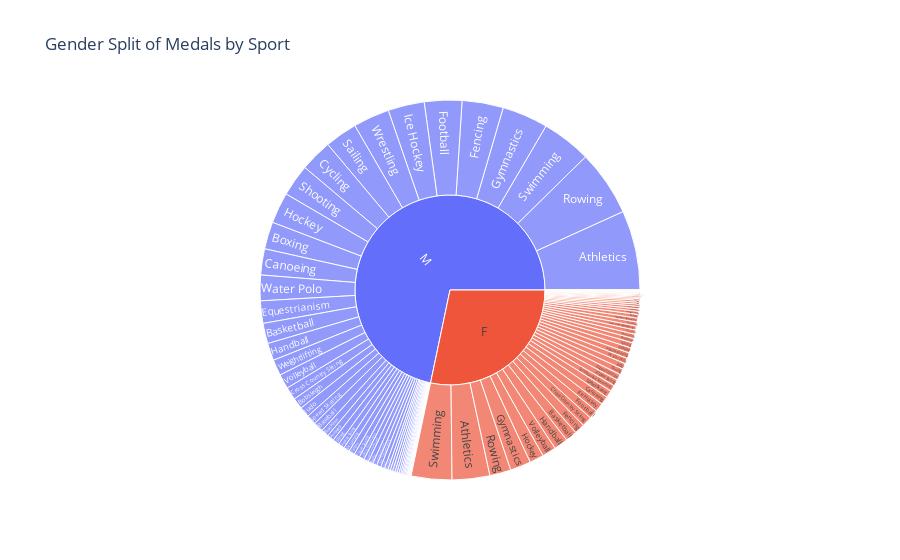

The notebook cell this image was saved under:
### Markdown cell above
## Interactive Sunburst of Gender Split per Sport

An interactive sunburst chart showing the breakdown of medals by gender then by sport.  
**Interact:** hover for counts; click segments to zoom in.

### Code cell
fig = px.sunburst(
    df_medals, path=['Sex', 'Sport'],
    title='Gender Split of Medals by Sport'
)
fig.show()

### Figure 1 — Plotly figure (JSON) as saved in the notebook; plotly's stock layout.template omitted (floating-point values rounded to 4 significant figures)
{"data": [{"branchvalues": "total", "domain": {"x": [0, 1], "y": [0, 1]}, "hovertemplate": "labels=%{label}<br>count=%{value}<br>parent=%{parent}<br>id=%{id}<extra></extra>", "ids": ["M/Tug-Of-War", "M/Swimming", "M/Ice Hockey", "M/Gymnastics", "M/Alpine Skiing", "F/Handball", "F/Hockey", "M/Rowing", "F/Football", "M/Speed Skating", "M/Sailing", "M/Cycling", "M/Fencing", "F/Taekwondo", "F/Athletics", "M/Canoeing", "M/Handball", "M/Football", "M/Water Polo", "M/Wrestling", "M/Athletics", "F/Cycling", "M/Modern Pentathlon", "M/Hockey", "M/Figure Skating", "F/Golf", "F/Softball", "F/Swimming", "M/Boxing", "M/Basketball", "M/Nordic Combined", "F/Gymnastics", "F/Diving", "M/Baseball", "M/Volleyball", "F/Volleyball", "F/Speed Skating", "F/Basketball", "M/Taekwondo", "F/Cross Country Skiing", "F/Rowing", "M/Bobsleigh", "M/Curling", "M/Shooting", "M/Judo", "F/Boxing", "F/Curling", "M/Equestrianism", "F/Tennis", "M/Diving", "M/Rugby Sevens", "M/Tennis", "F/Judo", "F/Ice Hockey", "F/Fencing", "F/Rhythmic Gymnastics", "F/Weightlifting", "M/Badminton", "M/Beach Volleyball", "M/Ski Jumping", "F/Water Polo", "M/Weightlifting", "M/Rugby", "M/Short Track Speed Skating", "F/Biathlon", "F/Sailing", "M/Cross Country Skiing", "F/Figure Skating", "M/Lacrosse", "F/Synchronized Swimming", "F/Equestrianism", "M/Biathlon", "M/Archery", "F/Short Track Speed Skating", "M/Freestyle Skiing", "F/Triathlon", "M/Polo", "F/Modern Pentathlon", "F/Luge", "F/Wrestling", "M/Table Tennis", "F/Snowboarding", "M/Snowboarding", "M/Cricket", "F/Canoeing", "M/Skeleton", "M/Luge", "F/Alpine Skiing", "F/Archery", "M/Racquets", "F/Shooting", "M/Military Ski Patrol", "M/Croquet", "F/Freestyle Skiing", "M/Art Competitions", "F/Rugby Sevens", "F/Bobsleigh", "F/Badminton", "F/Beach Volleyball", "F/Art Competitions", "M/Roque", "M/Triathlon", "M/Alpinism", "M/Trampolining", "M/Golf", "F/Table Tennis", "F/Trampolining", "F/Skeleton", "M/Basque Pelota", "F/Alpinism", "M/Motorboating", "M/Jeu De Paume", "F/Ski Jumping", "M/Aeronautics", "M", "F"], "labels": ["Tug-Of-War", "Swimming", "Ice Hockey", "Gymnastics", "Alpine Skiing", "Handball", "Hockey", "Rowing", "Football", "Speed Skating", "Sailing", "Cycling", "Fencing", "Taekwondo", "Athletics", "Canoeing", "Handball", "Football", "Water Polo", "Wrestling", "Athletics", "Cycling", "Modern Pentathlon", "Hockey", "Figure Skating", "Golf", "Softball", "Swimming", "Boxing", "Basketball", "Nordic Combined", "Gymnastics", "Diving", "Baseball", "Volleyball", "Volleyball", "Speed Skating", "Basketball", "Taekwondo", "Cross Country Skiing", "Rowing", "Bobsleigh", "Curling", "Shooting", "Judo", "Boxing", "Curling", "Equestrianism", "Tennis", "Diving", "Rugby Sevens", "Tennis", "Judo", "Ice Hockey", "Fencing", "Rhythmic Gymnastics", "Weightlifting", "Badminton", "Beach Volleyball", "Ski Jumping", "Water Polo", "Weightlifting", "Rugby", "Short Track Speed Skating", "Biathlon", "Sailing", "Cross Country Skiing", "Figure Skating", "Lacrosse", "Synchronized Swimming", "Equestrianism", "Biathlon", "Archery", "Short Track Speed Skating", "Freestyle Skiing", "Triathlon", "Polo", "Modern Pentathlon", "Luge", "Wrestling", "Table Tennis", "Snowboarding", "Snowboarding", "Cricket", "Canoeing", "Skeleton", "Luge", "Alpine Skiing", "Archery", "Racquets", "Shooting", "Military Ski Patrol", "Croquet", "Freestyle Skiing", "Art Competitions", "Rugby Sevens", "Bobsleigh", "Badminton", "Beach Volleyball", "Art Competitions", "Roque", "Triathlon", "Alpinism", "Trampolining", "Golf", "Table Tennis", "Trampolining", "Skeleton", "Basque Pelota", "Alpinism", "Motorboating", "Jeu De Paume", "Ski Jumping", "Aeronautics", "M", "F"], "name": "", "parents": ["M", "M", "M", "M", "M", "F", "F", "M", "F", "M", "M", "M", "M", "F", "F", "M", "M", "M", "M", "M", "M", "F", "M", "M", "M", "F", "F", "F", "M", "M", "M", "F", "F", "M", "M", "F", "F", "F", "M", "F", "F", "M", "M", "M", "M", "F", "F", "M", "F", "M", "M", "M", "F", "F", "F", "F", "F", "M", "M", "M", "F", "M", "M", "M", "F", "F", "M", "F", "M", "F", "F", "M", "M", "F", "M", "F", "M", "F", "F", "F", "M", "F", "M", "M", "F", "M", "M", "F", "F", "M", "F", "M", "M", "F", "M", "F", "F", "F", "F", "F", "M", "M", "M", "M", "M", "F", "F", "F", "M", "F", "M", "M", "F", "M", "", ""], "type": "sunburst", "values": [115, 1674, 1230, 1555, 215, 472, 478, 2225, 302, 338, 1098, 1087, 1394, 72, 1275, 883, 588, 1269, 866, 1228, 2694, 176, 171, 1050, 195, 6, 179, 1374, 920, 687, 165, 701, 201, 336, 495, 474, 242, 393, 72, 339, 720, 374, 84, 1082, 351, 24, 68, 758, 140, 226, 38, 200, 196, 300, 349, 132, 105, 84, 36, 204, 191, 541, 162, 144, 150, 134, 437, 191, 60, 215, 207, 258, 232, 140, 51, 15, 67, 15, 45, 68, 84, 45, 45, 24, 282, 18, 135, 213, 121, 10, 146, 12, 8, 51, 145, 36, 24, 84, 36, 11, 3, 15, 24, 15, 40, 84, 15, 12, 2, 1, 7, 3, 3, 1, 28530, 11253]}], "layout": {"legend": {"tracegroupgap": 0}, "title": {"text": "Gender Split of Medals by Sport"}}}
